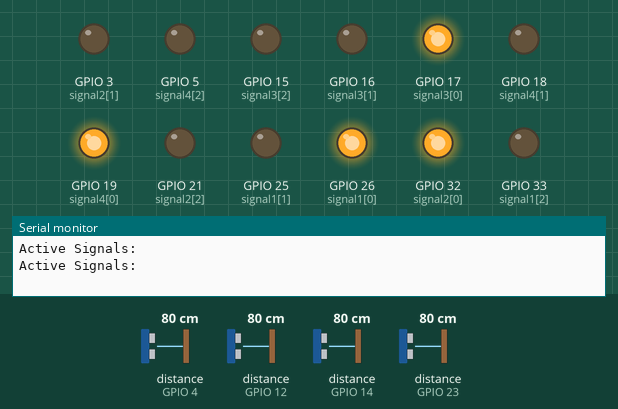
Recording of a sketch running on a simulated ESP32. Parts: output pins drawn as LEDs (lit = HIGH), the last lines printed to the serial monitor. Wiring (inferred from the names in the program): 4 × ultrasonic range finder: trigger GPIO 2, echo GPIO 4 / trigger GPIO 13, echo GPIO 12 / trigger GPIO 22, echo GPIO 23 / trigger GPIO 27, echo GPIO 14. The test bench sets the inputs (shaded band); at power-on: distance to the obstacle (sensors on GPIO 4, GPIO 12, GPIO 14, GPIO 23) 80 cm. The echo pulse lasts 58.3 µs per cm; pins used as bus, display or sensor lines are not drawn.

Above: at 1.8 s.
1.9 s: distance to the obstacle (sensor on GPIO 4) set to 22 cm
3.4 s: distance to the obstacle (sensor on GPIO 4) set to 18 cm
At 4.5 s:
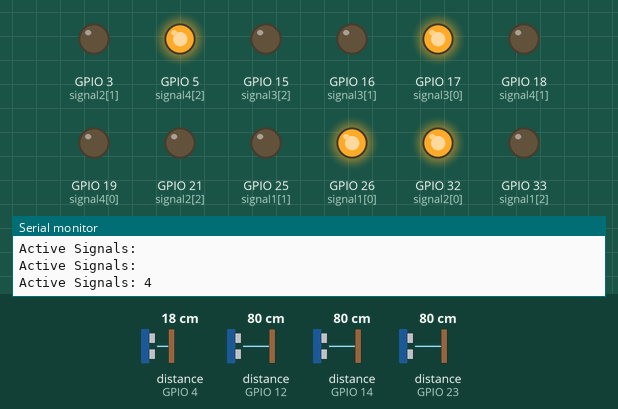
5.5 s: distance to the obstacle (sensor on GPIO 12) set to 22 cm
7.3 s: distance to the obstacle (sensor on GPIO 12) set to 19 cm
At 9.9 s:
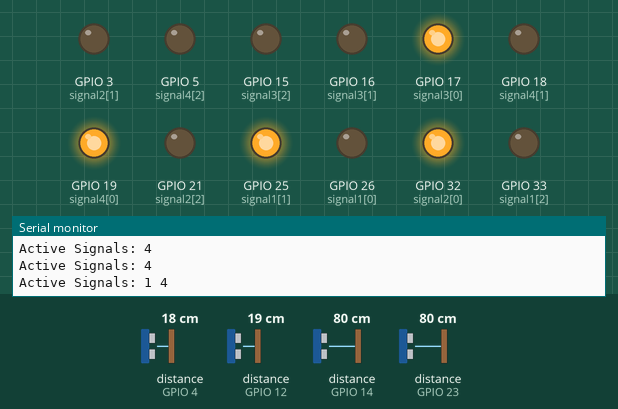
11.4 s: distance to the obstacle (sensor on GPIO 14) set to 2 cm
At 17.7 s:
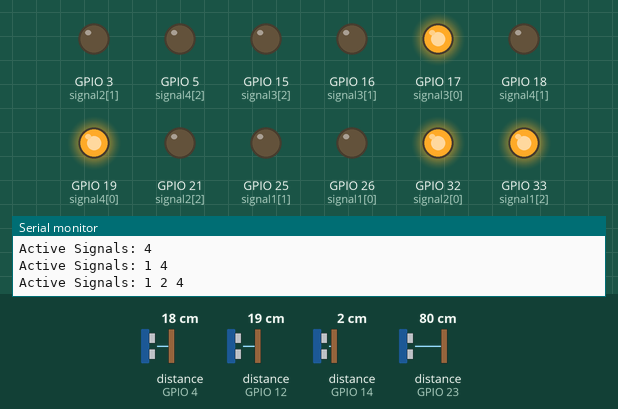
22.6 s: distance to the obstacle (sensor on GPIO 23) set to 2 cm
At 29.9 s:
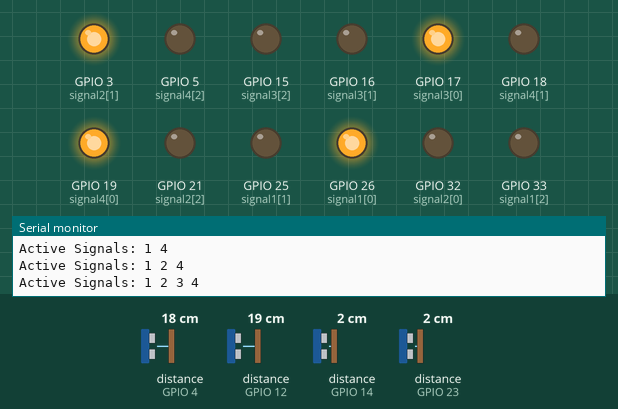
Timing chart, 0 to 34.6 s (numbered marks = the images above; inputs shaded):
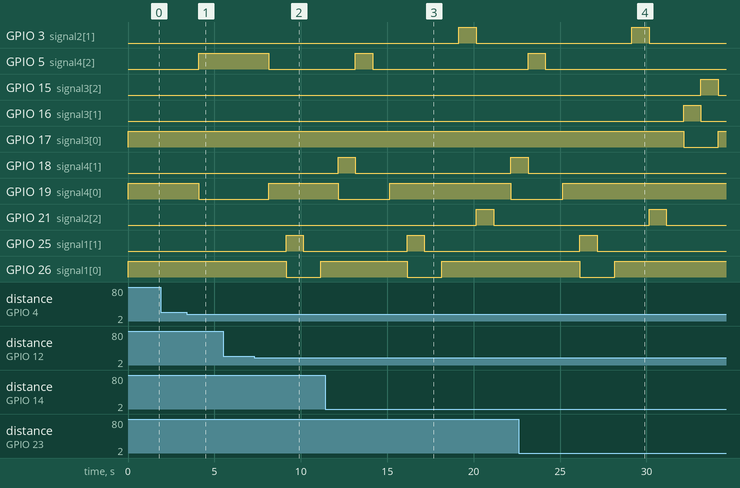

Measured:
- the behaviour switches between 21 and 20 cm on distance to the obstacle (sensor on GPIO 4) (found by bisection; images 0 and 1)
- the behaviour switches between 21 and 20 cm on distance to the obstacle (sensor on GPIO 12) (found by bisection; images 1 and 2)
- after the input at 3.4 s, GPIO 5 (signal4[2]): LOW → HIGH after 0.69 s; GPIO 19 (signal4[0]): HIGH → LOW after 0.69 s
- after the input at 7.3 s, GPIO 5 (signal4[2]): HIGH → LOW after 0.85 s; GPIO 19 (signal4[0]): LOW → HIGH after 0.85 s; GPIO 25 (signal1[1]): LOW → HIGH after 1.9 s, → LOW 1.0 s later; GPIO 26 (signal1[0]): HIGH → LOW after 1.9 s, → HIGH 2.0 s later; GPIO 33 (signal1[2]): LOW → HIGH after 2.9 s, → LOW 1.0 s later
- after the input at 11.4 s, GPIO 3 (signal2[1]): LOW → HIGH after 7.8 s, → LOW 1.0 s later; GPIO 5 (signal4[2]): goes on until 14.2 s, then stays LOW; GPIO 21 (signal2[2]): LOW → HIGH after 8.8 s, → LOW 1.0 s later; GPIO 32 (signal2[0]): HIGH → LOW after 7.8 s, → HIGH 2.0 s later
- after the input at 22.6 s, GPIO 5 (signal4[2]): goes on until 24.2 s, then stays LOW; GPIO 15 (signal3[2]): LOW → HIGH after 10.6 s, → LOW 1.0 s later; GPIO 16 (signal3[1]): LOW → HIGH after 9.6 s, → LOW 1.0 s later; GPIO 17 (signal3[0]): HIGH → LOW after 9.6 s, → HIGH 2.0 s later; GPIO 18 (signal4[1]): goes on until 23.2 s, then stays LOW

The sketch:

TrafficRTOS.ino
```cpp
#include <freertos/FreeRTOS.h>
#include <freertos/task.h>
#include <freertos/queue.h>


// LEDs pinout
int signal1[] = {26, 25, 33};
int signal2[] = {32, 3, 21};
int signal3[] = {17, 16, 15};
int signal4[] = {19, 18, 5};

// Ultrasonic pinout. First trigger-echo pair corresponds to first sensor and so on.
int triggerPins[] = {13, 27, 22, 2};
int echoPins[] = {12, 14, 23, 4};


// Queue and Task Handler initialization
QueueHandle_t distanceQueue;

TaskHandle_t sensorTaskHandle;
TaskHandle_t trafficTaskHandle;
TaskHandle_t pedestrianTaskHandle;

// Threshold parameter for the distane calculated by the ultrasonic sensor.
int t = 20;


// Initialize the traffic signals as OUTPUT (to write values to LEDs)
void initTrafficSignals() {
  for (int i = 0; i < 3; i++) {
    pinMode(signal1[i], OUTPUT);
    pinMode(signal2[i], OUTPUT);
    pinMode(signal3[i], OUTPUT);
    pinMode(signal4[i], OUTPUT);
  }
}

// Initialize trigger pins as output and echo pins as input (Tx Rx of ultrasonic)
void initUltrasonicSensors() {
  for (int i = 0; i < 4; i++) {
    pinMode(triggerPins[i], OUTPUT);
    pinMode(echoPins[i], INPUT);
  }
}

// Ultrasonic Sensor Task to recieve distance in queue. Send a 10ms pulse and calculate time duration and convert it to cm using speed of sound.
// Store distance in a Queue and send to trafficTask
void ultrasonicTask(void *param) {
  int distances[4];
  while (1) {
    for (int i = 0; i < 4; i++) {
      digitalWrite(triggerPins[i], LOW);
      delayMicroseconds(2);
      digitalWrite(triggerPins[i], HIGH);
      delayMicroseconds(10);
      digitalWrite(triggerPins[i], LOW);
      long duration = pulseIn(echoPins[i], HIGH);
      distances[i] = duration * 0.034 / 2;
    }
    xQueueSend(distanceQueue, distances, portMAX_DELAY);
    vTaskDelay(pdMS_TO_TICKS(1000));
  }
}

// Traffic Light Control Task
void trafficTask(void *param) {
  int distances[4];
  while (1) {
    // If queue recieved from ultrasonic task
    if (xQueueReceive(distanceQueue, distances, portMAX_DELAY)) {
      int activeSignals = 0;
      int activeIndexes[4] = {0};

      // activeIndexes is an array containing those signal IDs (0 for signal 1, 1 for signal 2 and so on..) for which traffic is present. E.g. activeIndexes if traffic at 1 and 2 is
      // {1 2 0 0}. If traffic at 0 2 3 then active indexes = {0 2 3 0}
      //activeSignals is number of signals actually active. In first case this value is 2 and second case value is 3
      for (int i = 0; i < 4; i++) {
        if (distances[i] < t) {
          activeIndexes[activeSignals++] = i;
        }
      }
      Serial.print("Active Signals: ");
      for(int i = 0; i < activeSignals; i ++){
        //if first ultrasonic sensor active, print 1 and so on. print nothing if no sensor is sensing distance below threshold.
        Serial.print(activeIndexes[i] + 1);
        Serial.print(" ");
      }
      Serial.println();
      // If only one signal active, then proceed to controlSignalalways
      if (activeSignals == 1) {
        controlSignalalways(getSignalPins(activeIndexes[0]));
      //If more than one signal active, then proceed to controlSignal scheduled for each signal separately using iterator 'i'
      } else if (activeSignals > 1) {
        for (int i = 0; i < activeSignals; i++) {
          controlSignal(getSignalPins(activeIndexes[i]));
        }
      // If no signal present, reset to all Red signals
      } else if (activeSignals == 0) {
        reset();
      }
      delay(1000);
    }
  }
}

// To index the signals
int *getSignalPins(int index) {
  if (index == 0) return signal1;
  if (index == 1) return signal2;
  if (index == 2) return signal3;
  if (index == 3) return signal4;
  return nullptr;
}

// controlSignal is used when there is traffic on more than one signal so we need scheduling. It has one parameter signalPins which corresponds to any one
// of the signals with traffic
void controlSignal(int signalPins[]) {
  // Suspend ultrasonic task while scheduling is being processed so that during scheduling time, new distance is not read. Otherwise, this distance triggers new and
  // unneccesary controlSignal task after previous one has finished.
  vTaskSuspend(sensorTaskHandle);
  // set all leds to LOW.
  lowAll();
  // set only red leds to HIGH.
  reset();
  // algo for Red-Yellow-Green with suitable and adjustable delay.
  digitalWrite(signalPins[0], HIGH);
  delay(1000);
  digitalWrite(signalPins[0], LOW);
  digitalWrite(signalPins[1], HIGH);
  delay(1000);
  digitalWrite(signalPins[1], LOW);
  digitalWrite(signalPins[2], HIGH);
  delay(1000);
  digitalWrite(signalPins[2], LOW);

  //resume ultrasonic sensor task after scheduling is complete.
  vTaskResume(sensorTaskHandle);
}

//controlSignalalways is used when there is only traffic at one signal. It has parameter signalPins which is index corresponding to the signal with traffic
void controlSignalalways(int signalPins[]) {
  // suspend ultrasonic task
  vTaskSuspend(sensorTaskHandle);
  // reset leds to only red HIGH.
  reset();
  // set red of given signal LOW
  digitalWrite(signalPins[0], LOW);
  // set green LED of given signal HIGH
  digitalWrite(signalPins[2], HIGH);
  vTaskResume(sensorTaskHandle);
}

// set all leds to LOW
void lowAll() {
  for (int i = 0; i < 3; i++) {
    digitalWrite(signal1[i], LOW);
    digitalWrite(signal2[i], LOW);
    digitalWrite(signal3[i], LOW);
    digitalWrite(signal4[i], LOW);
  }
}

// only set red leds HIGH
void reset() {
  for (int i = 0; i < 4; i++) {
    digitalWrite(signal1[0], HIGH);
    digitalWrite(signal1[1], LOW);
    digitalWrite(signal1[2], LOW);
    digitalWrite(signal2[0], HIGH);
    digitalWrite(signal2[1], LOW);
    digitalWrite(signal2[2], LOW);
    digitalWrite(signal3[0], HIGH);
    digitalWrite(signal3[1], LOW);
    digitalWrite(signal3[2], LOW);
    digitalWrite(signal4[0], HIGH);
    digitalWrite(signal4[1], LOW);
    digitalWrite(signal4[2], LOW);
  }
}

//setup function
void setup() {


  Serial.begin(115200);
  //initialization functions
  initTrafficSignals();
  initUltrasonicSensors();
  // initialze distance queue
  distanceQueue = xQueueCreate(4, sizeof(int[4]));
  if (distanceQueue == NULL) {
    while (1);
  }
  //create tasks
  xTaskCreate(ultrasonicTask, "UltrasonicTask", 2048, NULL, 1, &sensorTaskHandle);
  xTaskCreate(trafficTask, "TrafficTask", 2048, NULL, 1, &trafficTaskHandle);
}

void loop() {}
```
